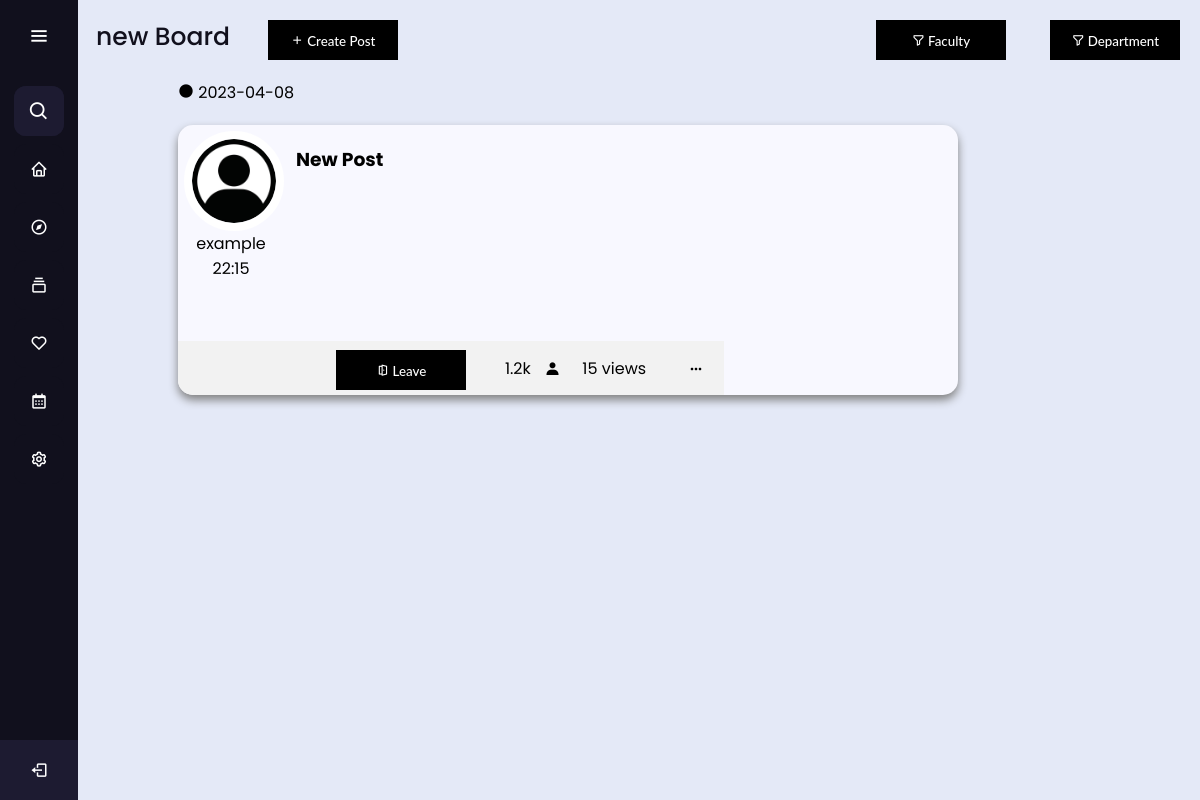
The app's page /board1 (signed in) with its own data.
### App/models.py (models this page shows, shortened)
class Board(db.Model):
  id = db.Column(db.Integer, primary_key=True, autoincrement=True)
  title = db.Column(db.String(64), nullable=False)
  faculty = db.Column(db.String(8), nullable=False)
  dept = db.Column(db.String(8), nullable=True)
  image = db.Column(db.Boolean)
  imageLocation = db.Column(db.String(256), nullable=True)
  subscribers = db.Column(db.Integer, nullable=True, default = 1)
  posts = db.relationship('Post', backref='b')

class Post(db.Model):
  id = db.Column(db.Integer, primary_key=True, autoincrement=True)
  bID = db.Column(db.Integer, db.ForeignKey('board.id'), nullable=False)
  owner = db.Column(db.String(64), db.ForeignKey('user.id'))
  title = db.Column(db.String(64), nullable=False)
  message = db.Column(db.String(2048), nullable=False)
  faculty = db.Column(db.String(8), nullable=False)
  dept = db.Column(db.String(8), nullable=True)
  dateCreated = db.Column(db.DateTime, nullable=False, default=datetime.utcnow)
  image = db.Column(db.Boolean)
  imageLocation = db.Column(db.String(256), nullable=True)
  event = db.Column(db.Boolean)
  startDate = db.Column(db.Date,  default=date.today, index=True)
  endDate = db.Column(db.Date,  default=date.today, index=True)
  schedulePostDate = db.Column(db.DateTime,  default=datetime.utcnow, index=True)
  scheduledDeleteDate = db.Column(db.DateTime,  default=datetime.utcnow, index=True, nullable=True)
  def toDict(self):
    return{
      "id": self.id,
      "bID": self.bID,
      "owner": self.owner,
      "title": self.title,
      "message": self.message,
      "faculty": self.faculty,
      "dept": self.dept,
      "image": self.image,
      "imageLocation": self.imageLocation,
      "dateCreated": self.dateCreated,
      "startDate" : self.startDate,
      "endDate" : self.endDate,
      "schedulePostDate" : self.schedulePostDate,
      "scheduledDeleteDate" : self.scheduledDeleteDate
    }

class User(db.Model, UserMixin):
  id = db.Column(db.Integer, primary_key=True)
  username = db.Column(db.String(64), unique=True, nullable=False)
  email = db.Column(db.String(64), nullable=False)
  password = db.Column(db.String(64), nullable=False)
  isAdmin = db.Column(db.Boolean, nullable=True)

### App/main.py (the view)
@app.route('/board<bID>', methods=['GET'])
def board(bID):
  if (current_user.is_authenticated == False):
    return redirect(url_for('login'))
  board = db.session.get(Board, bID)
  posts = Post.query.filter_by(bID=bID)
  currentSysDateTime = datetime.datetime.now()
  posts = [entry.toDict() for entry in posts]
  boardId = bID
  return render_template("boardPosts.html",
    boardID=boardId,
    board=board,
    posts=posts
  )

### App/main.py (called while the page is built)
@login_manager.user_loader
def load_user(user_id):
  return User.query.get(int(user_id))

@app.context_processor
def base():
  searchPost = SearchForm()
  return dict(form=searchPost)

### App/templates/boardPosts.html (shortened to what this page needs)
<!DOCTYPE html>
<html lang="en" dir="ltr">
  <head>
    <link rel="stylesheet" href="./static/css/test.css">
    <link href="static/css/post.css" rel="stylesheet" type="text/css" />
    <link href='https://unpkg.com/boxicons@2.0.7/css/boxicons.min.css' rel='stylesheet'>
   </head>
<body>
  <div class="sidebar">
    <div class="logo-details">
        <i class='bx bx-menu' id="btn" ></i>
    </div>
    <ul class="nav-list">
      <li>
          <i class='bx bx-search' ></i>
      </li>
      <li>
        <a href="{{ url_for('home') }}">
          <i class='bx bx-home'></i>
        </a>
      </li>
      <li>
       <a href="{{ url_for('feed', uID = current_user.id, sortF = None, sortD = None) }}">
         <i class='bx bx-compass' ></i>
       </a>
     </li>
     <li>
       <a href="{{ url_for('boards') }}">
         <i class='bx bx-collection' ></i>
       </a>
     </li>
     <li>
      <a href="{{ url_for('savedBoards') }}">
        <i class='bx bx-heart' ></i>
      </a>
    </li>
     <li>
       <a href="{{ url_for('cal') }}">
         <i class='bx bx-calendar' ></i>
       </a>
     </li>
     <li>
       <a href="#">
         <i class='bx bx-cog' ></i>
       </a>
     </li>
     <li class="profile">
         <div class="profile-details">
           <div class="name_job">
             <div class="name">{{ current_user.username }}</div>
           </div>
         </div>
         <a href="{{ url_for('logout') }}">
          <i class='bx bx-log-out' id="log_out" ></i>
         </a>
     </li>
    </ul>
  </div>
  <section class="home-section">
      <div class="button-container">
        <div class="text">{{board.title}} Board</div>
        <a href="{{ url_for('createPost', bID = board.id ) }}">
            <button class="custom-btn btn-5"><i class='bx bx-plus'></i> Create Post</button>
        </a>
        <div class="act-container">
          <button class="custom-btn btn-5"><i class='bx bx-filter-alt'></i>{% if sortF %}
            {{ sortF }}
          {% else %}
            Faculty
          {% endif %}</button>
          <button class="custom-btn btn-5"><i class='bx bx-filter-alt'></i>{% if sortD %}
            {{ sortD }}
          {% else %}
            Department
          {% endif %}</button>
        </div>
      </div>
      <main>
        <div class="container-post">
        {% block content %}
        {% for post in posts %}
            <div class="for-date">
                <p class="the-date"><i class='bx bxs-circle'></i> {{post.schedulePostDate.strftime('%Y-%m-%d') }}</p>
                <div class="card">
                  <div class="card-left">
                    <div class="card-top">
                      <div class="top-left">
                        <div class="profile-image">
                          <img src="static/images/defaultProfile.jpg" alt="">
                          <p class="name">{{current_user.username }}</p>
                          <p class="time">{{post.schedulePostDate.strftime(' %H:%M') }}</p>
                        </div>
                      </div>
                      <div class="top-right">
                        <div class="card-content">
                          <h3 class="title">{{ post.title }}</h3>
                        </div>
                      </div>
                    </div>
                    <div class="card-bot">
                      <div class="card-bot-left">
                        <p class="board-name">
                        </p>
                      </div>
                      <div class="card-bot-mid">
                        <div class="card-footer">
                          <a href="{{ url_for('follow', pID = post.id )  }}">
                            <button class="custom-btn btn-5"><i class='bx bx-door-open'></i> Leave</button>
                          </a>
                        </div>
                      </div>
                      <div class="card-bot-right-left">
                        <p class="users-count">1.2k</p>
                      </div>
                      <div class="user-icon">
                        <i class='bx bxs-user'></i>
                      </div>
                      <div class="card-bot-right-mid">
                        <p class="views">15 views</p>
                      </div>
                      <div class="card-bot-right-right">
                        <i class='bx bx-dots-horizontal-rounded'></i>
                      </div>
                    </div>
                  </div>
                  <div class="card-right">
                  </div>
                </div>
        {% endfor %}
        {% endblock %}
            </div>
        </div>
      </main>
  </section>
</body>
</html>

### App/static/css/test.css (style rules this page uses)
* { margin: 0; padding: 0; box-sizing: border-box; font-family: "Poppins" , sans-serif; }
.sidebar { position: fixed; left: 0; top: 0; height: 100%; width: 78px; background: #11101D; padding: 6px 14px; z-index: 99; transition: all 0.5s ease; }
.sidebar .logo-details { height: 60px; display: flex; align-items: center; position: relative; }
.sidebar .logo-details #btn { position: absolute; top: 50%; right: 0; transform: translateY(-50%); font-size: 22px; transition: all 0.4s ease; font-size: 23px; text-align: center; cursor: pointer; transition: all 0.5s ease; }
.sidebar i { color: #fff; height: 60px; min-width: 50px; font-size: 28px; text-align: center; line-height: 60px; }
.sidebar .nav-list { margin-top: 20px; height: 100%; }
.sidebar li { position: relative; margin: 8px 0; list-style: none; }
.sidebar .bx-search { position: absolute; top: 50%; left: 0; transform: translateY(-50%); font-size: 22px; background: #1d1b31; color: #FFF; }
.sidebar li a { display: flex; height: 100%; width: 100%; border-radius: 12px; align-items: center; text-decoration: none; transition: all 0.4s ease; background: #11101D; }
.sidebar li i { height: 50px; line-height: 50px; font-size: 18px; border-radius: 12px; }
.sidebar li.profile { position: fixed; height: 60px; width: 78px; left: 0; bottom: -8px; padding: 10px 14px; background: #1d1b31; transition: all 0.5s ease; overflow: hidden; }
.sidebar li .profile-details { display: flex; align-items: center; flex-wrap: nowrap; }
.sidebar li.profile .name, .sidebar li.profile .job { font-size: 15px; font-weight: 400; color: #fff; white-space: nowrap; }
.sidebar .profile #log_out { position: absolute; top: 50%; right: 0; transform: translateY(-50%); background: #1d1b31; width: 100%; height: 60px; line-height: 60px; border-radius: 0px; transition: all 0.5s ease; }
.home-section { position: relative; background: #E4E9F7; height: 100vh; top: 0; left: 78px; width: calc(100% - 78px); transition: all 0.5s ease; overflow-y: auto; }
.home-section .text { display: inline-block; color: #11101d; font-size: 25px; font-weight: 500; margin: 18px }
.button-container { display: flex; }
button { margin: 20px; outline: none; }
.custom-btn { width: 130px; height: 40px; padding: 10px 25px; border: 2px solid #000; font-family: 'Lato', sans-serif; font-weight: 500; background: transparent; cursor: pointer; transition: all 0.3s ease; position: relative; display: inline-block; }
.btn-5 { background: #000; color: #fff; line-height: 42px; padding: 0; border: none; }
.btn-5:before, .btn-5:after { content:''; position:absolute; top:0; right:0; height:2px; width:0; background: #000; transition:400ms ease all; }
.btn-5:after { right:inherit; top:inherit; left:0; bottom:0; }
.act-container { margin-left: auto; margin-right: 0; }

### App/static/css/post.css (style rules this page uses)
.card { position: relative; font-family: "Candara", sans-serif; width: 65vw; height: 270px; margin: 20px; margin-left: 100px; overflow: hidden; border-radius: 15px; box-shadow: 0px 5px 10px gray; display: flex; flex-direction: row; transition-duration: 0.4s; transition-property: transform; background-color: ghostwhite; }
.card-content { margin-left: 1vw; width: 30vw; height: 300px; }
.title { padding-top: 20px; padding-bottom: 20px; }
.profile-image img { z-index: 1; width: 100px; height: 100px; position: relative; display: block; margin-left: 0.5vw; margin-right: auto; margin-top: 0.5vw; border-radius: 100px; border: 8px solid #fff; transition-duration: 0.4s; transition-property: transform; }
.name { text-align: center; }
.time { text-align: center; }
.card-footer { padding: 0px; display: flex; justify-content: center; }
.card-footer button { margin-top: 9px; }
.card-left { flex-grow: 1; padding-left: 0px; }
.card-right { width: 30%; }
.card-top { display: flex; position: absolute; width: 70%; height: 80%; }
.card-bot { position: absolute; display: flex; bottom: 0; width: 70%; background-color: #f2f2f2; height: 20%; }
.card-bot-left { width: 25%; }
.card-bot-mid { width: 33%; }
.card-bot-right-left { width: 10%; }
.card-bot-right-mid { width: 20%; }
.card-bot-right-right .bx-dots-horizontal-rounded { padding: 20px; }
.board-name { text-align: center; padding: 15px; }
.users-count { text-align: center; padding: 15px; }
.views { text-align: center; padding: 15px; }
.user-icon .bxs-user { padding-top: 20px; }
.the-date { padding-left: 100px; }
a { color: black; text-decoration: none; }

### records on screen
Board: title "new"
Post: schedulePostDate "2023-04-08", schedulePostDate "22:15", title "New Post"
User: username "example"
